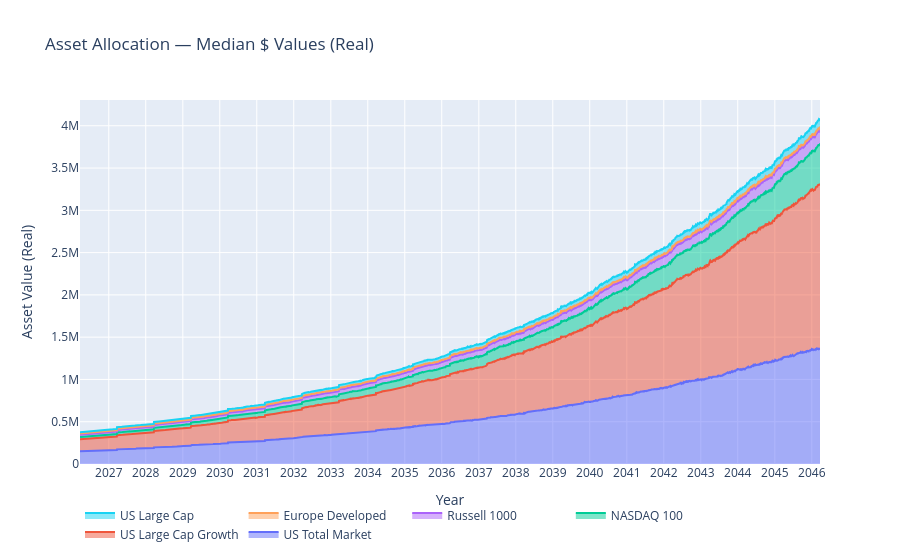

Notebook code for this chart:
### Code cell
sell_result.plot_allocation()

### Figure 1 — Plotly figure (JSON) as saved in the notebook; plotly's stock layout.template omitted (floating-point values rounded to 4 significant figures; data arrays with more than 128 entries replaced by an {"elided": "..."} marker saying what was removed)
{"data": [{"hovertemplate": "%{fullData.name}: %{y:$,.0f}<extra></extra>", "mode": "lines", "name": "US Total Market", "stackgroup": "one", "type": "scatter", "x": {"elided": "5041 str values"}, "y": {"elided": "5041 float values"}}, {"hovertemplate": "%{fullData.name}: %{y:$,.0f}<extra></extra>", "mode": "lines", "name": "US Large Cap Growth", "stackgroup": "one", "type": "scatter", "x": {"elided": "5041 str values"}, "y": {"elided": "5041 float values"}}, {"hovertemplate": "%{fullData.name}: %{y:$,.0f}<extra></extra>", "mode": "lines", "name": "NASDAQ 100", "stackgroup": "one", "type": "scatter", "x": {"elided": "5041 str values"}, "y": {"elided": "5041 float values"}}, {"hovertemplate": "%{fullData.name}: %{y:$,.0f}<extra></extra>", "mode": "lines", "name": "Russell 1000", "stackgroup": "one", "type": "scatter", "x": {"elided": "5041 str values"}, "y": {"elided": "5041 float values"}}, {"hovertemplate": "%{fullData.name}: %{y:$,.0f}<extra></extra>", "mode": "lines", "name": "Europe Developed", "stackgroup": "one", "type": "scatter", "x": {"elided": "5041 str values"}, "y": {"elided": "5041 float values"}}, {"hovertemplate": "%{fullData.name}: %{y:$,.0f}<extra></extra>", "mode": "lines", "name": "US Large Cap", "stackgroup": "one", "type": "scatter", "x": {"elided": "5041 str values"}, "y": {"elided": "5041 float values"}}], "layout": {"legend": {"orientation": "h"}, "title": {"text": "Asset Allocation — Median $ Values (Real)"}, "xaxis": {"dtick": "M12", "tickformat": "%Y", "title": {"text": "Year"}}, "yaxis": {"title": {"text": "Asset Value (Real)"}}}}
